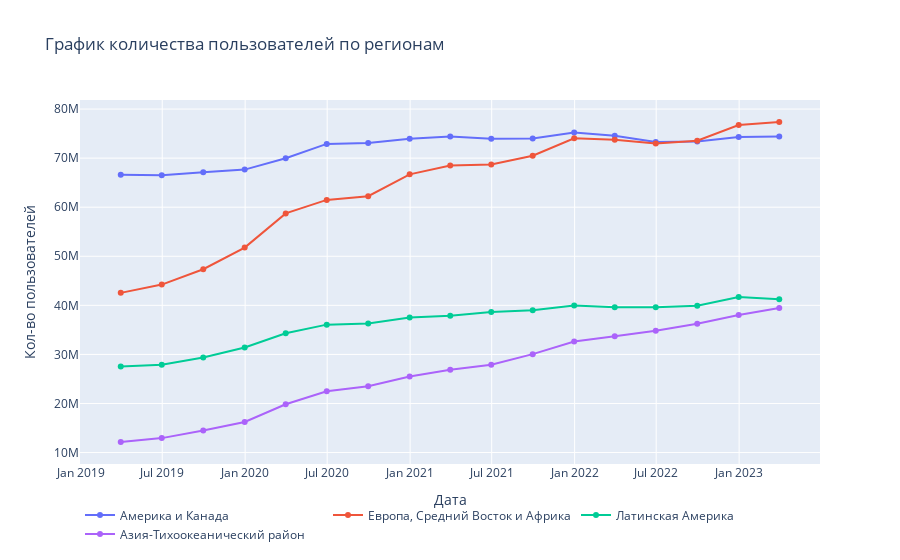

Here is the notebook cell this chart was saved with:
### Code cell
fig = go.Figure()
fig.add_trace(go.Scatter(x=df_new['Date'], y=df_new['UACN Members'], name='Америка и Канада'))
fig.add_trace(go.Scatter(x=df_new['Date'], y=df_new['EMEA Members'], name='Европа, Средний Восток и Африка'))
fig.add_trace(go.Scatter(x=df_new['Date'], y=df_new['LATM Members'], name='Латинская Америка'))
fig.add_trace(go.Scatter(x=df_new['Date'], y=df_new['APAC Members'], name='Азия-Тихоокеанический район'))
fig.update_layout(title='График количества пользователей по регионам',
                  xaxis_title='Дата',
                  yaxis_title='Кол-во пользователей',
                  legend_orientation="h")
fig.show()
